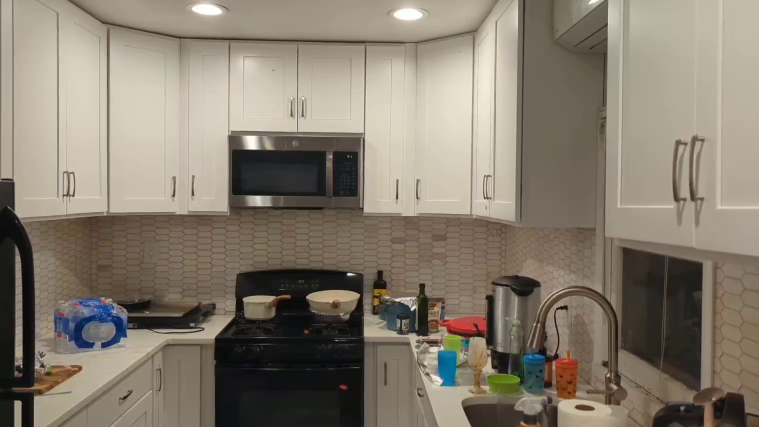
#> input picture frame 59 of source/source.mp4, 1518 x 854 px, given in place of the camera (shown at 1/2 size)
$ python live_evm_tracker.py
#> lines starting #> are read from the running program, lines starting #| are printed output that depends on the picture; after the words box and inside, x2 and y2 are one past the last pixel; in counts of white or black regions, pixels touching at a corner belong together
#!/usr/bin/env python3
"""
Live, real-time, CAUSAL Eulerian-magnification fly tracker.
- Causal IIR temporal band-pass (no future frames) -> works on a live stream.
- Online per-pixel noise estimate -> auto-suppresses static wall noise, no precomputed mask.
- Blob detect + Kalman + Hungarian, all streaming.
Runs at full resolution. Basic-hardware friendly: ~a dozen numpy ops/frame, a few MB of state.

Usage:
  python live_evm_tracker.py --source 0            # webcam
  python live_evm_tracker.py --source phone.mp4    # a video file (e.g. your uncompressed clip)
  python live_evm_tracker.py --source clip.mp4 --out out.mp4 --no-display   # headless render
Keys: q = quit.
"""
import cv2, numpy as np, time, argparse
from scipy.optimize import linear_sum_assignment

def alpha_for(fc, fs):           # first-order lowpass coefficient for cutoff fc at sample-rate fs
    return 1.0 - np.exp(-2.0*np.pi*fc/fs)

class CausalEVM:
    """Per-pixel causal band-pass + online z-score. O(1) state per pixel.
    Optimized: preallocated scratch buffers + in-place numpy (no per-frame allocation).
    Noise floor = SLOW ungated EMA of band-power. A fly visits any pixel only ~3 frames,
    which barely moves a multi-second average, so the floor tracks noise (not flies) without
    needing a gate (gating froze chronically-spiky edge pixels into permanent false positives)."""
    def __init__(self, shape, fs, f_lo=1.5, f_hi=13.0, noise_tc=6.0, pfloor=1.0):
        self.a_hi=alpha_for(f_hi,fs); self.a_lo=alpha_for(f_lo,fs)
        self.b_pow=alpha_for(1.0/noise_tc, fs)   # SLOW noise-power EMA (~noise_tc sec)
        self.pfloor=pfloor                        # min noise power (avoids blow-up at ultra-quiet pixels)
        self.lp_hi=None; self.lp_lo=None; self.powv=None; self.n=0
    def _alloc(self, g):
        self.lp_hi=g.copy(); self.lp_lo=g.copy()
        self.powv=np.full_like(g, 4.0)            # start at a modest floor, converge from there
        self.band=np.empty_like(g); self.tmp=np.empty_like(g); self.z=np.empty_like(g)
    def update(self, gray_f):
        if self.lp_hi is None: self._alloc(gray_f)
        tmp,band=self.tmp,self.band
        np.subtract(gray_f,self.lp_hi,out=tmp); tmp*=self.a_hi; self.lp_hi+=tmp   # lp_hi += a_hi*(x-lp_hi)
        np.subtract(gray_f,self.lp_lo,out=tmp); tmp*=self.a_lo; self.lp_lo+=tmp   # lp_lo += a_lo*(x-lp_lo)
        np.subtract(self.lp_hi,self.lp_lo,out=band)                               # band = lp_hi-lp_lo
        # z from the PREVIOUS frame's noise floor (fly doesn't inflate its own z)
        np.maximum(self.powv,self.pfloor,out=tmp); np.sqrt(tmp,out=tmp)           # denom = sqrt(max(powv,floor))
        np.abs(band,out=self.z); self.z/=tmp                                      # z = |band|/denom
        np.multiply(band,band,out=tmp); tmp-=self.powv; tmp*=self.b_pow; self.powv+=tmp  # slow ungated EMA
        self.n+=1
        return band, self.z

class KF:
    def __init__(s,x,y):
        s.x=np.array([x,y,0,0],float);s.P=np.eye(4)*10
        s.F=np.array([[1,0,1,0],[0,1,0,1],[0,0,1,0],[0,0,0,1]],float)
        s.H=np.array([[1,0,0,0],[0,1,0,0]],float);s.Q=np.eye(4)*0.8;s.Q[2,2]=s.Q[3,3]=2;s.R=np.eye(2)*4
    def predict(s): s.x=s.F@s.x;s.P=s.F@s.P@s.F.T+s.Q;return s.x[:2]
    def update(s,z):
        y=z-s.H@s.x;S=s.H@s.P@s.H.T+s.R;Kk=s.P@s.H.T@np.linalg.inv(S);s.x=s.x+Kk@y;s.P=(np.eye(4)-Kk@s.H)@s.P

class Tracker:
    """Online Kalman + Hungarian. Confirms after min_hits, coasts max_miss frames."""
    def __init__(s,gate=60,max_miss=25,min_hits=4):
        s.gate=gate;s.max_miss=max_miss;s.min_hits=min_hits;s.tracks=[];s.nid=0
    def step(s,dets):
        for t in s.tracks: t["pred"]=t["kf"].predict()
        if s.tracks and dets:
            C=np.zeros((len(s.tracks),len(dets)))
            for i,t in enumerate(s.tracks):
                for j,d in enumerate(dets): C[i,j]=np.hypot(t["pred"][0]-d[0],t["pred"][1]-d[1])
            ri,ci=linear_sum_assignment(C); at=set();ad=set()
            for i,j in zip(ri,ci):
                if C[i,j]<=s.gate:
                    t=s.tracks[i];t["kf"].update(np.array(dets[j]));t["miss"]=0;t["hits"]+=1
                    t["trail"].append((float(t["kf"].x[0]),float(t["kf"].x[1])));at.add(i);ad.add(j)
            for j,d in enumerate(dets):
                if j not in ad: s._birth(d)
            for i,t in enumerate(s.tracks):
                if i not in at: t["miss"]+=1
        else:
            for t in s.tracks: t["miss"]+=1
            for d in dets: s._birth(d)
        s.tracks=[t for t in s.tracks if t["miss"]<=s.max_miss]
        return [t for t in s.tracks if t["hits"]>=s.min_hits]
    def _birth(s,d):
        s.tracks.append(dict(kf=KF(d[0],d[1]),id=s.nid,miss=0,hits=1,trail=[(d[0],d[1])]));s.nid+=1

def detect(z, keep_z=4.5, amin=2, amax=140, maxside=24):
    m=(z>keep_z).astype(np.uint8)
    m=cv2.morphologyEx(m,cv2.MORPH_OPEN,np.ones((2,2),np.uint8))
    n,lab,st,ce=cv2.connectedComponentsWithStats(m,8); out=[]
    for i in range(1,n):
        a=st[i,4];w=st[i,2];h=st[i,3]
        if amin<=a<=amax and max(w,h)<=maxside and max(w,h)/float(max(min(w,h),1))<=4.0:
            out.append((float(ce[i][0]),float(ce[i][1])))
    return out

def moved(trail, min_disp=22.0):
    """A real fly travels; static noise doesn't. True if the recent trail displaced enough."""
    if len(trail)<4: return False
    xs=[p[0] for p in trail]; ys=[p[1] for p in trail]
    net=((xs[-1]-xs[0])**2+(ys[-1]-ys[0])**2)**0.5
    path=sum(((xs[k]-xs[k-1])**2+(ys[k]-ys[k-1])**2)**0.5 for k in range(1,len(xs)))
    return net>=min_disp or path>=min_disp*2

def run(source, out=None, display=True, scale=1.0, warmup=60, keep_z=6.0):
#> called with source = '0', display = True, scale = 1, warmup = 60, keep_z = 4.5
    cap=cv2.VideoCapture(int(source) if str(source).isdigit() else source)
    fs=cap.get(cv2.CAP_PROP_FPS) or 30.0
    ok,fr=cap.read()
#> fr is the input picture: shape (854, 1518, 3); mean B, G, R 111, 125, 134
    if not ok: print("no frames"); return
    if scale!=1.0: fr=cv2.resize(fr,None,fx=scale,fy=scale)
    H,W=fr.shape[:2]
#> H = 854; W = 1518
    evm=CausalEVM((H,W),fs,noise_tc=8.0,pfloor=2.0); trk=Tracker()
    writer=None
    if out: writer=cv2.VideoWriter(out,cv2.VideoWriter_fourcc(*'mp4v'),fs,(W,H))
    colors={}; rng=np.random.default_rng(7)
    fcount=0; t_proc=0.0
    while True:
        if fcount>0:
            ok,fr=cap.read()
            if not ok: break
            if scale!=1.0: fr=cv2.resize(fr,None,fx=scale,fy=scale)
        g=cv2.cvtColor(fr,cv2.COLOR_BGR2GRAY).astype(np.float32)
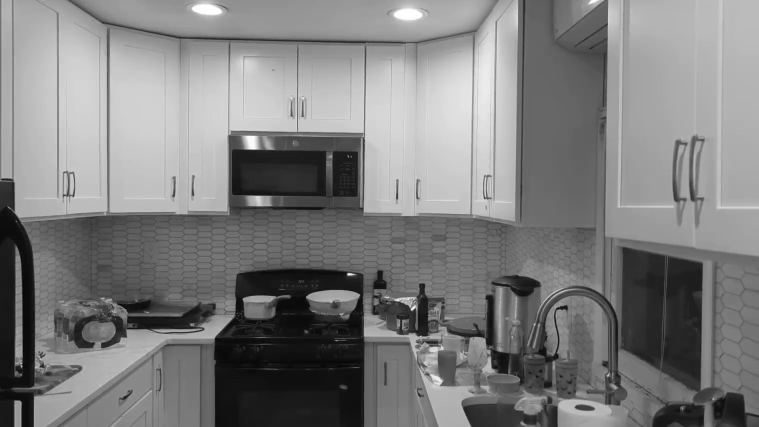
#> g: shape (854, 1518) float32 (shown at 1/2 size); min 3, max 255, mean 126.1
        t0=time.perf_counter()
        band,z=evm.update(g)
#> in update, `np.subtract(gray_f, self.lp_hi, out=tmp)`: tmp: shape (854, 1518) float32; every value is 0
#> in update, `np.maximum(self.powv, self.pfloor, out=tmp)`: self.powv: shape (854, 1518) float32; every value is 4
#> in update, `np.sqrt(tmp, out=tmp)`: tmp: shape (854, 1518) float32; every value is 2
#> in update, `tmp -= self.powv`: tmp: shape (854, 1518) float32; every value is -4
#> in update, `tmp *= self.b_pow`: tmp: shape (854, 1518) float32; every value is -0.103
#> in update, `self.powv += tmp`: self.powv: shape (854, 1518) float32; every value is 3.9
        dets=detect(z,keep_z) if fcount>=warmup else []
#> dets = []
        live=trk.step(dets)
#> live = []
        t_proc+=time.perf_counter()-t0
        fcount+=1
        # ---- draw (only tracks that have actually moved = flies, not static noise) ----
        live=[t for t in live if moved(t["trail"])]
        vis=fr.copy()
        for t in live:
            if t["id"] not in colors: colors[t["id"]]=tuple(int(c) for c in rng.integers(80,255,3))
            c=colors[t["id"]]; tr=t["trail"][-30:]
            for k in range(1,len(tr)): cv2.line(vis,(int(tr[k-1][0]),int(tr[k-1][1])),(int(tr[k][0]),int(tr[k][1])),c,2)
            x,y=t["kf"].x[0],t["kf"].x[1]; cv2.circle(vis,(int(x),int(y)),14,c,2)
            cv2.putText(vis,f"#{t['id']}",(int(x)+15,int(y)-8),cv2.FONT_HERSHEY_SIMPLEX,0.6,c,2)
#> this loop made 0 passes
#> after the loop, colors = 0 items
        inst_fps=fcount/max(t_proc,1e-6)
        cv2.putText(vis,f"LIVE causal EVM  {W}x{H}  flies:{len(live)}  proc:{inst_fps:.0f}fps",(15,30),
                    cv2.FONT_HERSHEY_SIMPLEX,0.8,(0,255,255),2)
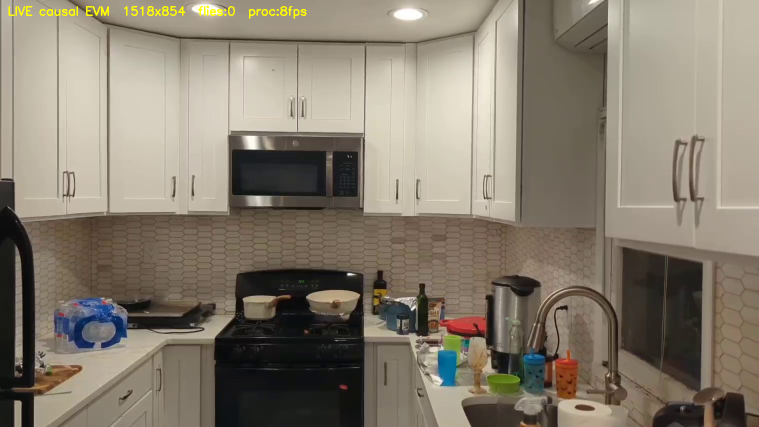
#> vis: shape (854, 1518, 3) (shown at 1/2 size); 0.29% of pixels changed, all inside (x1, y1, x2, y2) = (17, 11, 613, 38)
        if writer is not None: writer.write(vis)
        if display:
            cv2.imshow("live EVM tracker",vis)
            if cv2.waitKey(1)&0xFF==ord('q'): break
#> (key q is pressed here)
    cap.release()
    if writer is not None: writer.release()
    if display: cv2.destroyAllWindows()
    print(f"processed {fcount} frames @ {W}x{H}: {fcount/max(t_proc,1e-6):.1f} fps compute ({t_proc/fcount*1000:.2f} ms/frame)")
#| processed 1 frames @ 1518x854: 8.3 fps compute (119.99 ms/frame)
    return fcount/max(t_proc,1e-6), (W,H)

if __name__=="__main__":
    ap=argparse.ArgumentParser()
    ap.add_argument("--source",default="0")
    ap.add_argument("--out",default=None)
    ap.add_argument("--no-display",dest="display",action="store_false")
    ap.add_argument("--scale",type=float,default=1.0)
    ap.add_argument("--keep-z",type=float,default=4.5)
    a=ap.parse_args()
    run(a.source,a.out,a.display,a.scale,keep_z=a.keep_z)

$ run again, starting later in the video
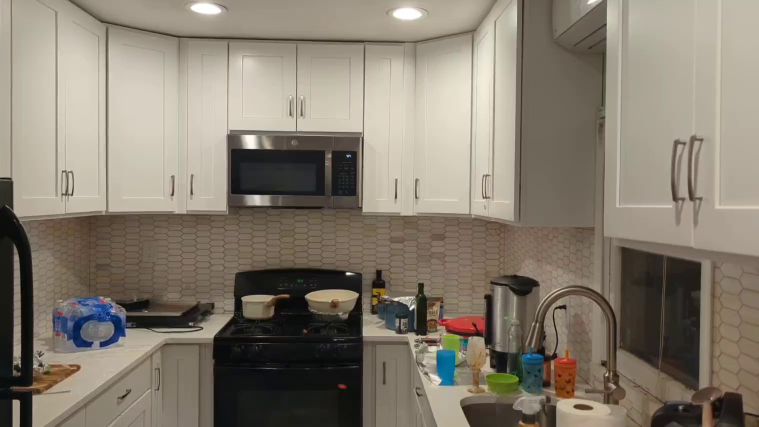
#> input picture frame 269 of source/source.mp4, 1518 x 854 px, given in place of the camera (shown at 1/2 size)
#> in run, fr is the input picture: shape (854, 1518, 3); mean B, G, R 111.5, 124.8, 133.7
#> in run, `g=cv2.cvtColor(fr,cv2.COLOR_BGR2GRAY).astype(np.float32)`:
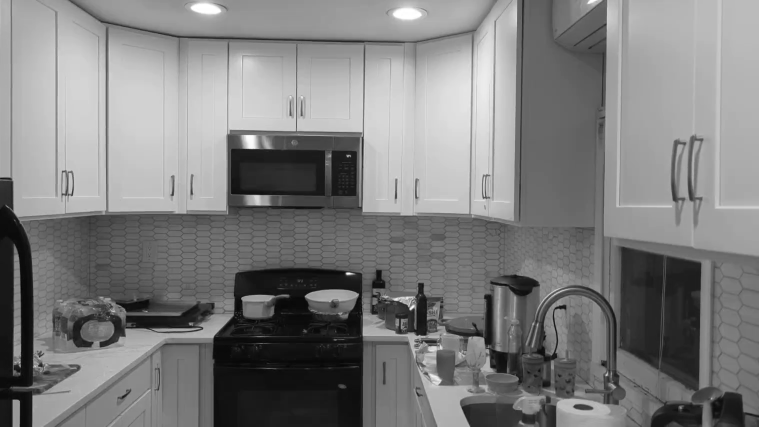
#> g: shape (854, 1518) float32 (shown at 1/2 size); min 2, max 255, mean 125.9
#> dets = []
#> after the loop in run, `for t in live:`: colors = 0 items
#> in run, `cv2.putText(vis,f"LIVE causal EVM  {W}x{H}  flies:{len(live)}  proc:{i..`:
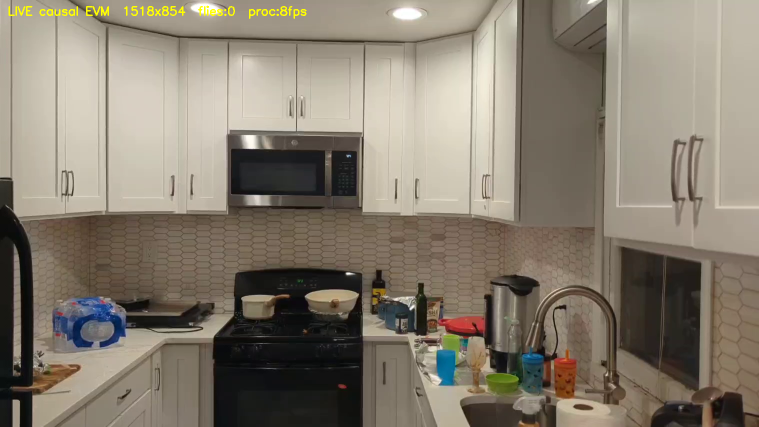
#> vis: shape (854, 1518, 3) (shown at 1/2 size); 0.29% of pixels changed, all inside (x1, y1, x2, y2) = (17, 11, 613, 38)
#| processed 1 frames @ 1518x854: 7.8 fps compute (127.40 ms/frame)

$ run again, starting later in the video
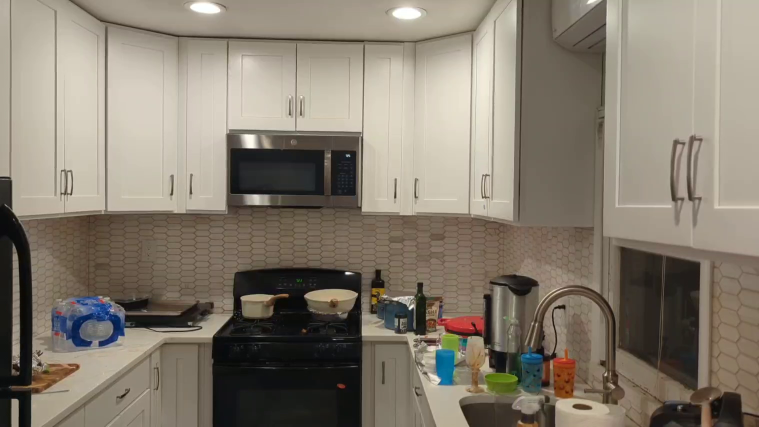
#> input picture frame 479 of source/source.mp4, 1518 x 854 px, given in place of the camera (shown at 1/2 size)
#> in run, fr is the input picture: shape (854, 1518, 3); mean B, G, R 111.2, 124.6, 133.5
#> in run, `g=cv2.cvtColor(fr,cv2.COLOR_BGR2GRAY).astype(np.float32)`:
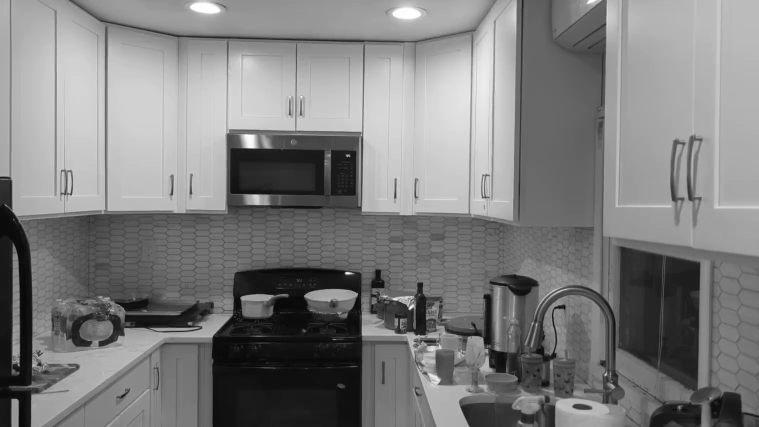
#> g: shape (854, 1518) float32 (shown at 1/2 size); min 3, max 255, mean 125.7
#> dets = []
#> after the loop in run, `for t in live:`: colors = 0 items
#> in run, `cv2.putText(vis,f"LIVE causal EVM  {W}x{H}  flies:{len(live)}  proc:{i..`:
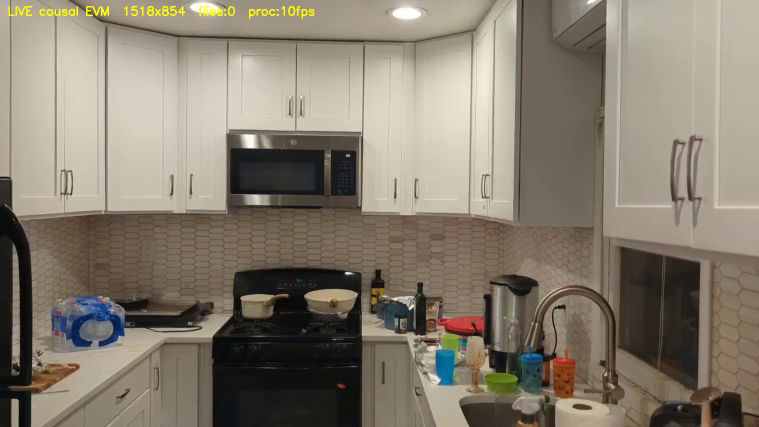
#> vis: shape (854, 1518, 3) (shown at 1/2 size); 0.3% of pixels changed, all inside (x1, y1, x2, y2) = (17, 11, 629, 38)
#| processed 1 frames @ 1518x854: 10.3 fps compute (96.92 ms/frame)
